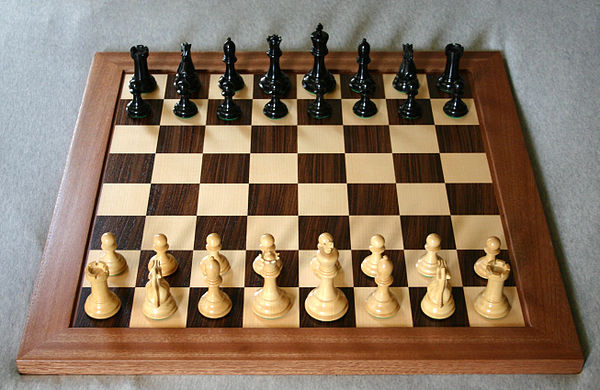
#> input picture OpenCV Guide/DATA/real_chessboard.jpg, 600 x 390 px
$ jupyter execute --allow-errors 'Part 2 - Corner Detection.ipynb'
#> lines starting #> are read from the running program, lines starting #| are printed output that depends on the picture; after the words box and inside, x2 and y2 are one past the last pixel; in counts of white or black regions, pixels touching at a corner belong together
# Part 2 - Corner Detection

- When thinking about corner detection in computer vision, we should ask ourselves: *what is a corner?*
- A corner can be interpreted as the junction of two edges, where an edge is a sudden change in image brightness.
- There are various corner detection algorithms. We will take a look at some of the most popular algorithms:
    - Harris Corner Detection
    - Shi-Tomasi Corner Detection
- `Harris Corner Detection`:
    - Published in 1988 by Chris Harris and Mike Stephens
    - The basic intution is that corners can be detected by looking for significant change in all directions.


$$f(x, y) = \sum_{(x_k, y_k) \in W}^{} (I(x_k, y_k) - I(x_k + \Delta x, y_k + \Delta y))^2$$

- `Shi-Tomasi Corner Detection`:
    - Published in 1994 by J. Shi and C. Tomasi in thier paper Good Features to Track.
    - It made a small modification to the Harris Corner Detector which ended up with better results.

## `Harris Corner Detection`

[cell 1]
import numpy as np
import matplotlib.pyplot as plt

import cv2

[cell 2]
flat_chess = cv2.imread("../DATA/flat_chessboard.png")
#> (the rest of this cell did not finish here and is left out)

#> (a cell that did not finish here is left out)

#> (a cell that did not finish here is left out)

[cell 5]
real_chess = cv2.imread("../DATA/real_chessboard.jpg")
#> real_chess is the input picture: shape (390, 600, 3); mean B, G, R 98.1, 117.7, 137.5
real_chess = cv2.cvtColor(real_chess, cv2.COLOR_BGR2RGB)

plt.imshow(real_chess);

[cell 6]
gray_real_chess = cv2.cvtColor(real_chess, cv2.COLOR_RGB2GRAY)
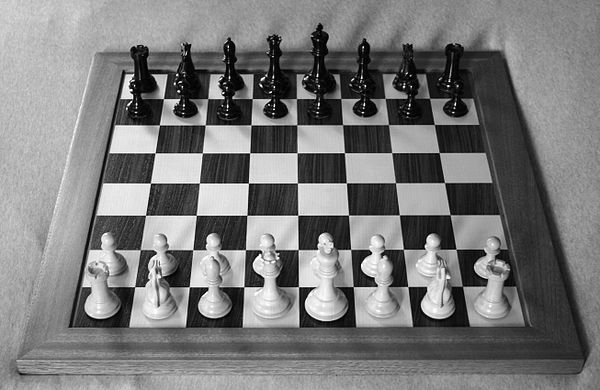
#> gray_real_chess: shape (390, 600); min 0, max 255, mean 121.4

plt.imshow(gray_real_chess, cmap="gray");

#> (a cell that did not finish here is left out)

[cell 8]
# convert the image pixels to floating values
gray = np.float32(gray_real_chess)

# apply the Harris Corner Detection Algorithm
dst = cv2.cornerHarris(src=gray, blockSize=2, ksize=3, k=0.04)
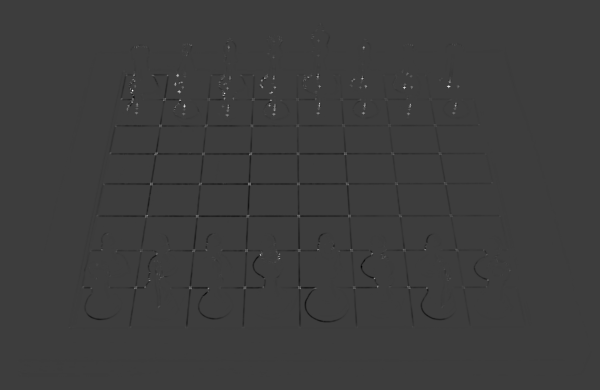
#> dst: shape (390, 600) float32; min -96861568, max 307897184, mean -447240.5; drawn with min black and max white

# dilate --> morphological operator
dst = cv2.dilate(dst, kernel=None)
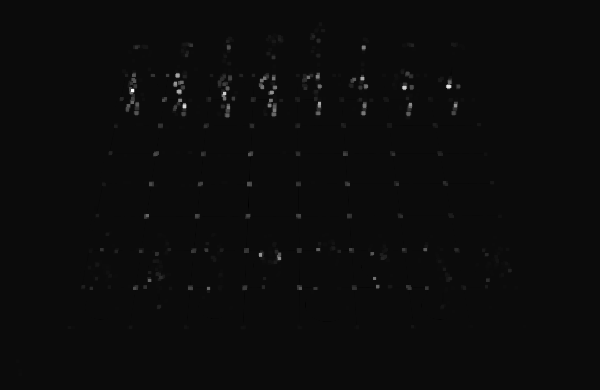
#> dst: shape (390, 600) float32; min -14445070, max 307897184, mean 1110990.8; drawn with min black and max white

# thresholding the image (coloring the corners)
real_chess[dst>0.01 * dst.max()] = [200, 250, 50]
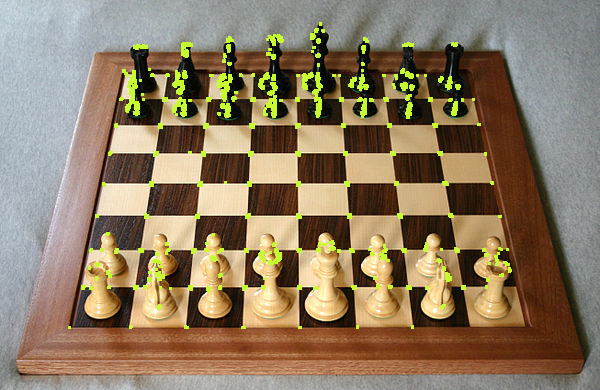
#> real_chess: shape (390, 600, 3); mean R, G, B 140.6, 122.7, 97.5

plt.imshow(real_chess);

## `Shi-Tomasi Corner Detection`:

[cell 9]
flat_chess = cv2.imread("../DATA/flat_chessboard.png")
#> (the rest of this cell did not finish here and is left out)

#> (a cell that did not finish here is left out)

#> (a cell that did not finish here is left out)

[cell 12]
corners = cv2.goodFeaturesToTrack(
    image=gray_real_chess,
    maxCorners=80, # to get all the corners, set the value as -1
    qualityLevel=0.01,
    minDistance=10
)
#> corners = 80 rows, first 8: [178, 91], [132, 90], [448, 86], [177, 75], [183, 105], [207, 288], [403, 87], [248, 183]

# make the values integer from float
corners = np.int0(corners)

for i in corners:
    x,y = i.ravel()
    cv2.circle(real_chess, (x,y), radius=3, color=(255, 0, 0), thickness=-1)
#> this loop made 80 passes
#> (x, y) on passes 1 to 12: (178, 91), (132, 90), (448, 86), (177, 75), (183, 105), (207, 288), (403, 87), (248, 183), (154, 154), (274, 109), (223, 92), (278, 258)
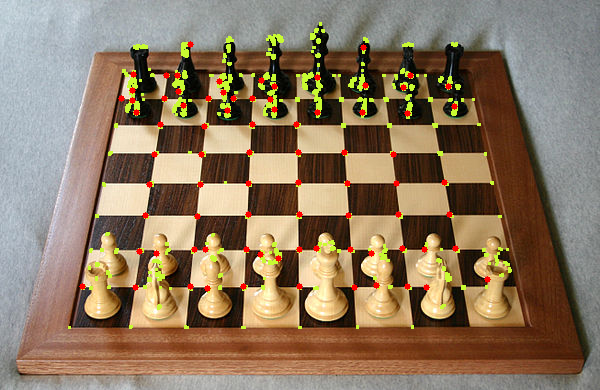
#> real_chess: shape (390, 600, 3); 0.99% of pixels changed, all inside (x1, y1, x2, y2) = (79, 41, 491, 292)

plt.imshow(real_chess);

$ run again, with OpenCV Guide/DATA/00-puppy.jpg copied over OpenCV Guide/DATA/real_chessboard.jpg
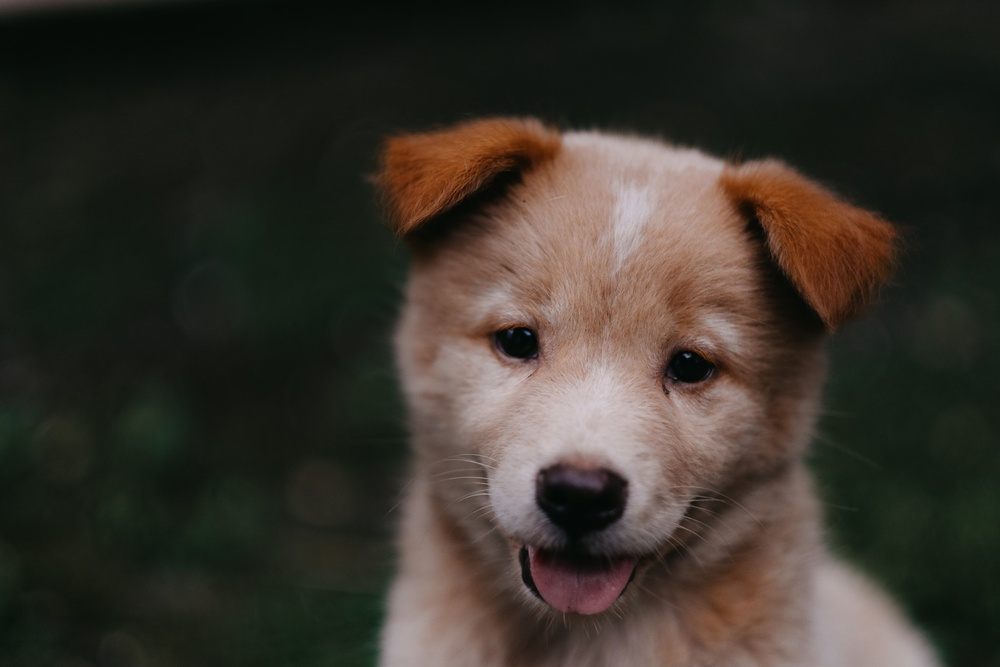
#> input picture OpenCV Guide/DATA/00-puppy.jpg, 1000 x 667 px, shrunk from 1950 x 1300 before the run
#> real_chess is the input picture: shape (667, 1000, 3); mean B, G, R 43.8, 51.8, 57.3
#> `real_chess[dst>0.01 * dst.max()] = [200, 250, 50]`:
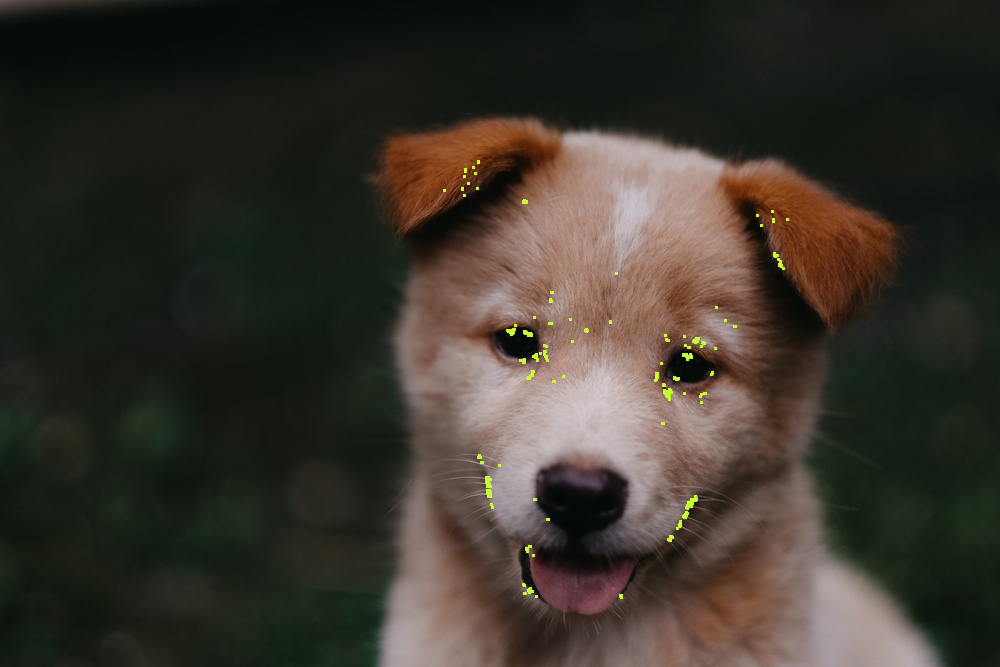
#> real_chess: shape (667, 1000, 3); mean R, G, B 57.5, 52.3, 43.7
#> corners = 80 rows, first 8: [529, 334], [684, 354], [684, 514], [511, 331], [487, 483], [666, 393], [690, 503], [676, 378]
#> the loop `for i in corners:` made 80 passes
#> after the loop `for i in corners:`:
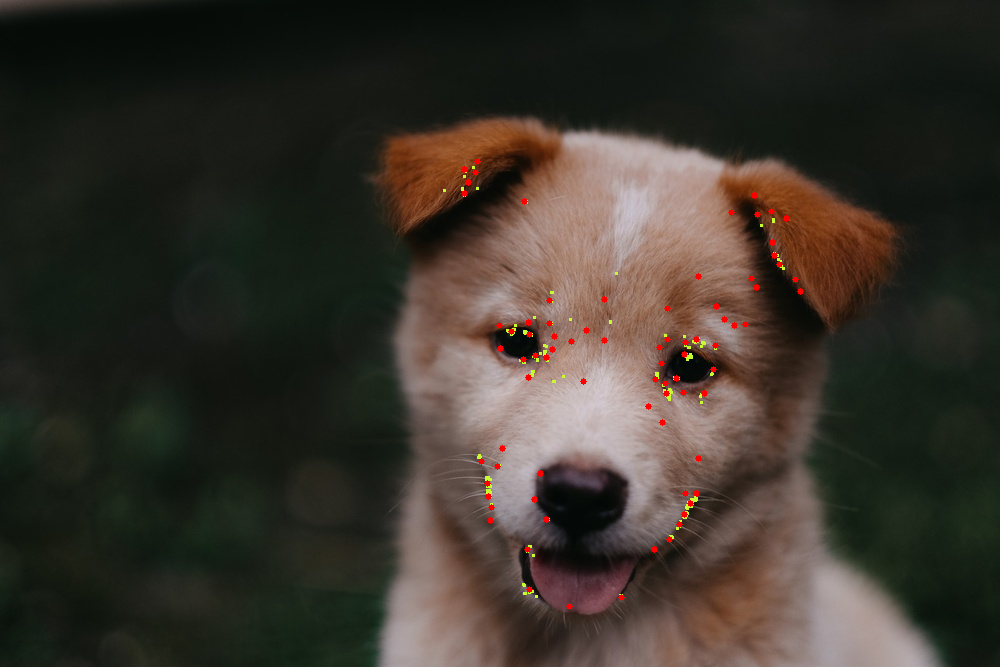
#> real_chess: shape (667, 1000, 3); 0.35% of pixels changed, all inside (x1, y1, x2, y2) = (461, 158, 804, 610)

$ run again, with OpenCV Guide/DATA/Denis_Mukwege.jpg copied over OpenCV Guide/DATA/real_chessboard.jpg
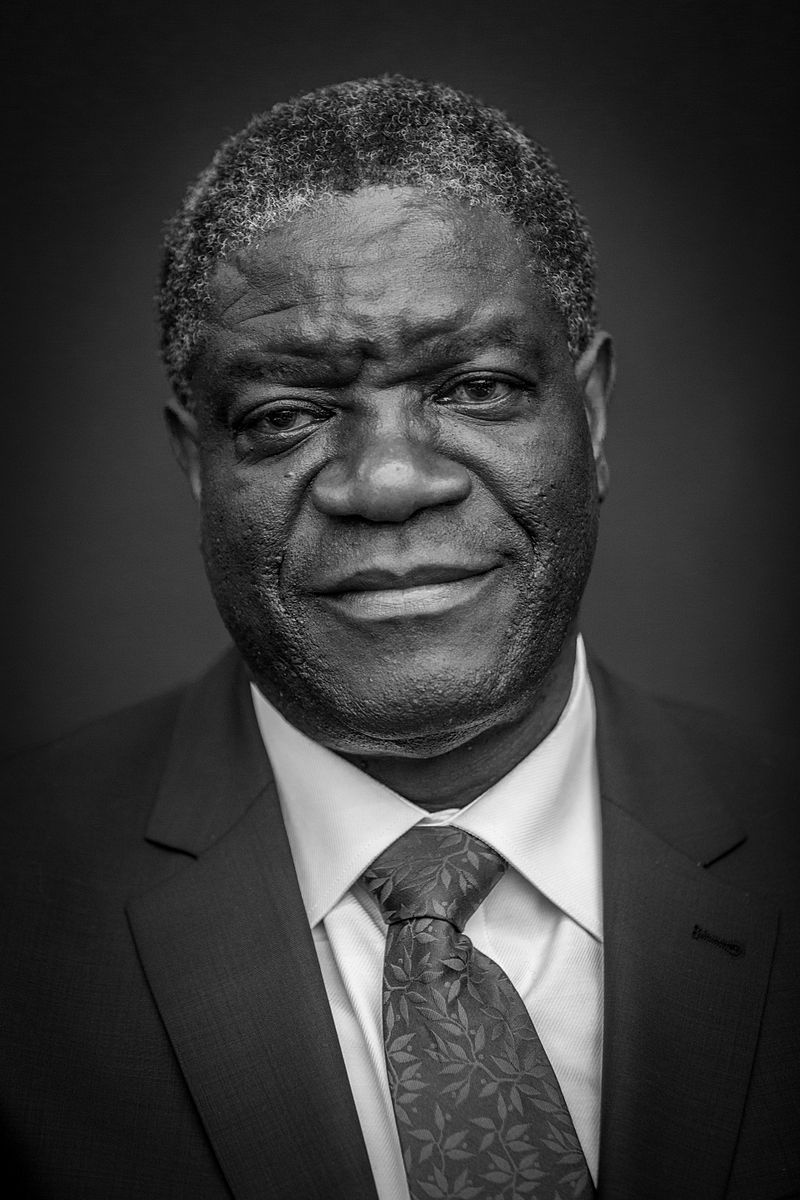
#> input picture OpenCV Guide/DATA/Denis_Mukwege.jpg, 800 x 1200 px
#> real_chess is the input picture: shape (1200, 800, 3); min 0, max 255, mean 58.8
#> `real_chess[dst>0.01 * dst.max()] = [200, 250, 50]`:
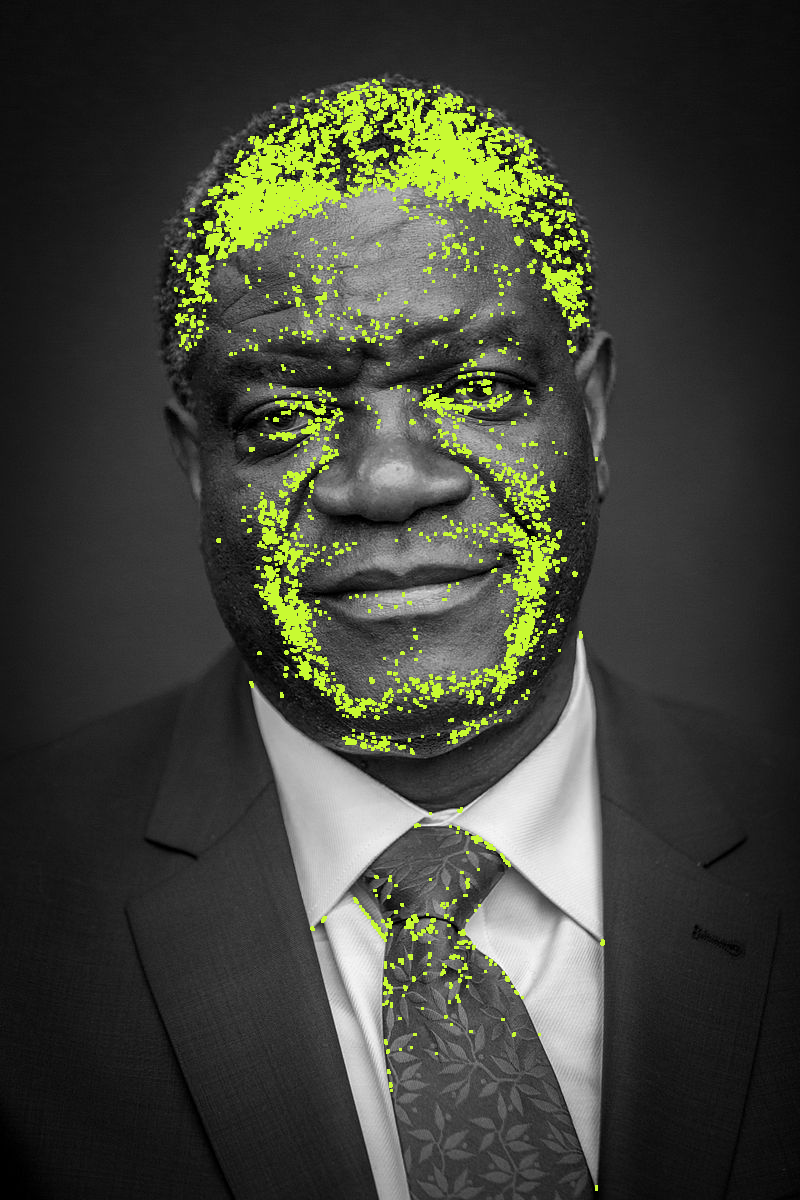
#> real_chess: shape (1200, 800, 3); 5.33% of pixels changed, all inside (x1, y1, x2, y2) = (170, 79, 605, 1191)
#> corners = 80 rows, first 8: [462, 933], [469, 167], [444, 399], [295, 619], [525, 189], [250, 223], [248, 183], [387, 925]
#> the loop `for i in corners:` made 80 passes
#> after the loop `for i in corners:`:
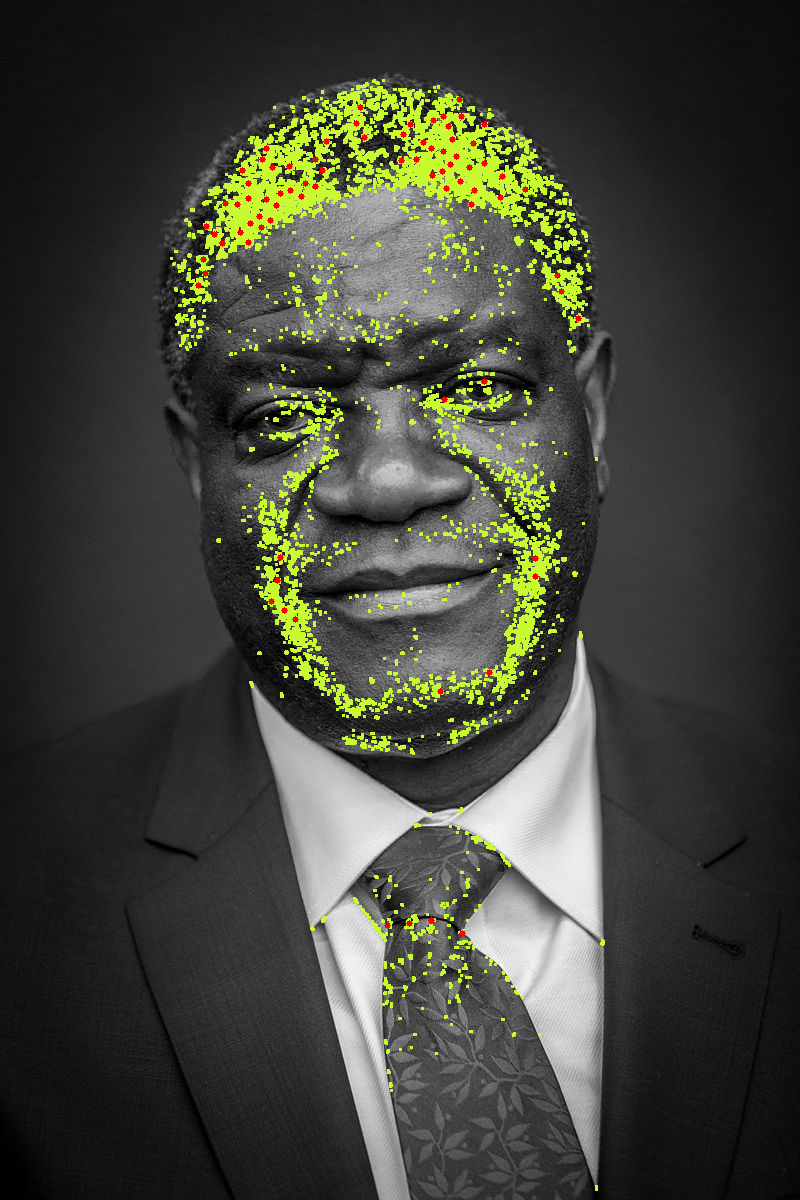
#> real_chess: shape (1200, 800, 3); 0.24% of pixels changed, all inside (x1, y1, x2, y2) = (195, 96, 582, 937)

$ run again, with OpenCV Guide/DATA/Nadia_Murad.jpg copied over OpenCV Guide/DATA/real_chessboard.jpg
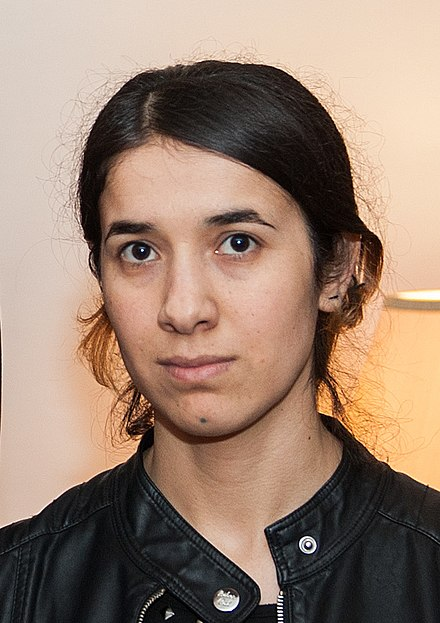
#> input picture OpenCV Guide/DATA/Nadia_Murad.jpg, 440 x 623 px
#> real_chess is the input picture: shape (623, 440, 3); mean B, G, R 112.7, 129.2, 153.8
#> `real_chess[dst>0.01 * dst.max()] = [200, 250, 50]`:
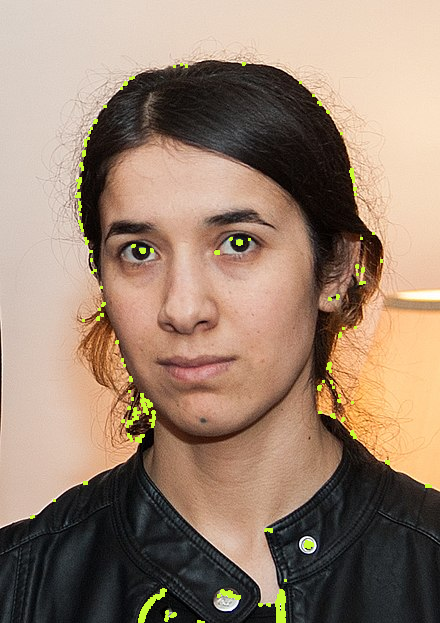
#> real_chess: shape (623, 440, 3); mean R, G, B 154.6, 130.8, 112.3
#> corners = 80 rows, first 8: [142, 250], [238, 242], [277, 607], [278, 618], [142, 616], [282, 596], [146, 606], [230, 593]
#> the loop `for i in corners:` made 80 passes
#> after the loop `for i in corners:`:
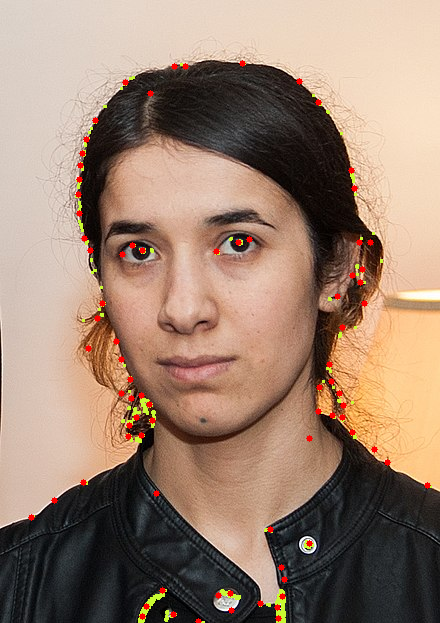
#> real_chess: shape (623, 440, 3); 0.84% of pixels changed, all inside (x1, y1, x2, y2) = (28, 60, 431, 623)
